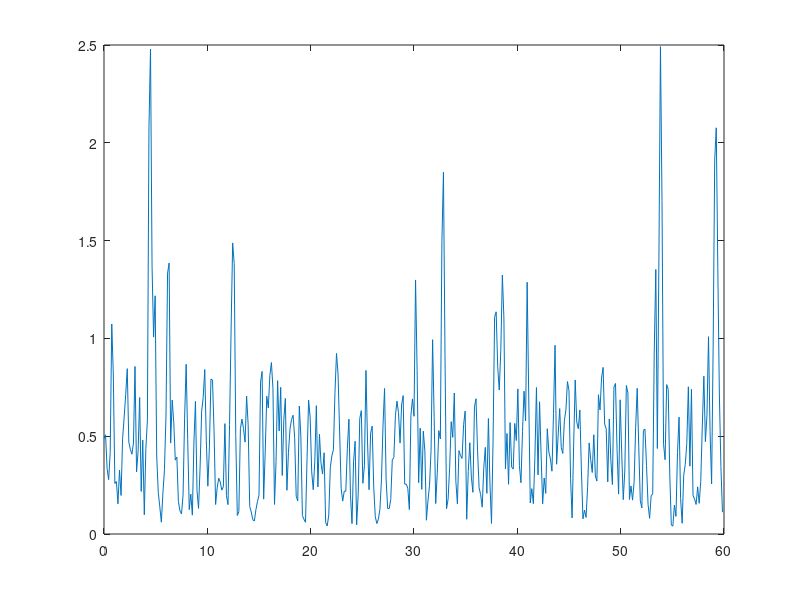

Write MATLAB code to recreate this figure.
clc;
clear;
close all;

load('power_series_area-pfc_mouse-4_session-1.mat');

cycle = 1;
start = 1;

y_1 = y(:,1);
y_rms = [];
t_rms = [];
length_timeseries = length(y_1);
while(1)
    if start > length_timeseries
        break;
    end
    y_range = y_1(start:end);
    t_range = t(start:end);
    t_bool = t_range < cycle * 0.15;
    t_cnt = sum(t_bool);
    y_range_only = y_range(1:t_cnt);
    y_rms = [y_rms, [rms(y_range_only)]];
    t_rms = [t_rms, [0.15 * (cycle-1)]];
    start = start + t_cnt;
    cycle = cycle + 1;
end

plot(t_rms, y_rms);